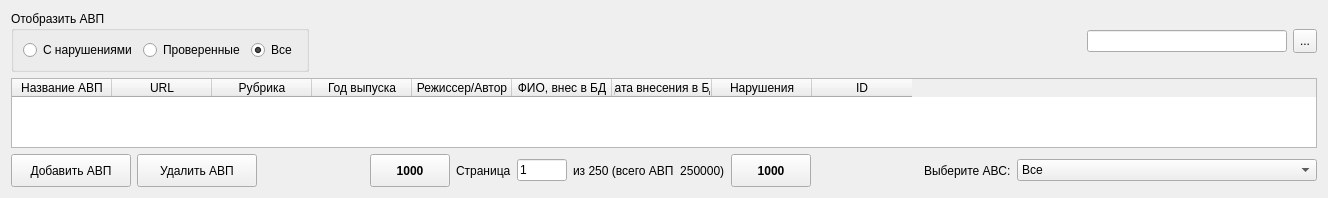
      <widget class="QWidget" name="tab">
       <attribute name="title">
        <string>Список АВП</string>
       </attribute>
       <layout class="QGridLayout" name="gridLayout">
        <item row="0" column="0">
         <layout class="QHBoxLayout" name="horizontalLayout_3">
          <item>
           <widget class="QGroupBox" name="groupBox">
            <property name="minimumSize">
             <size>
              <width>0</width>
              <height>0</height>
             </size>
            </property>
            <property name="title">
             <string>Отобразить АВП</string>
            </property>
            <property name="checkable">
             <bool>false</bool>
            </property>
            <layout class="QHBoxLayout" name="horizontalLayout_2">
             <item>
              <widget class="QRadioButton" name="radioButtonViolation">
               <property name="text">
                <string>С нарушениями</string>
               </property>
               <property name="checked">
                <bool>false</bool>
               </property>
              </widget>
             </item>
             <item>
              <widget class="QRadioButton" name="radioButtonChecked">
               <property name="text">
                <string>Проверенные</string>
               </property>
              </widget>
             </item>
             <item>
              <widget class="QRadioButton" name="radioButtonAll">
               <property name="text">
                <string>Все</string>
               </property>
               <property name="checked">
                <bool>true</bool>
               </property>
              </widget>
             </item>
            </layout>
           </widget>
          </item>
          <item>
           <spacer name="horizontalSpacer_7">
            <property name="orientation">
             <enum>Qt::Horizontal</enum>
            </property>
            <property name="sizeHint" stdset="0">
             <size>
              <width>772</width>
              <height>20</height>
             </size>
            </property>
           </spacer>
          </item>
          <item>
           <widget class="QLineEdit" name="lineEditFindString">
            <property name="sizePolicy">
             <sizepolicy hsizetype="MinimumExpanding" vsizetype="Fixed">
              <horstretch>0</horstretch>
              <verstretch>0</verstretch>
             </sizepolicy>
            </property>
            <property name="minimumSize">
             <size>
              <width>200</width>
              <height>0</height>
             </size>
            </property>
            <property name="maximumSize">
             <size>
              <width>300</width>
              <height>16777215</height>
             </size>
            </property>
            <property name="toolTip">
             <string>Поиск АВП</string>
            </property>
           </widget>
          </item>
          <item>
           <widget class="QToolButton" name="toolButton">
            <property name="minimumSize">
             <size>
              <width>24</width>
              <height>24</height>
             </size>
            </property>
            <property name="toolTip">
             <string>Поиск АВП</string>
            </property>
            <property name="text">
             <string>...</string>
            </property>
            <property name="icon">
             <iconset resource="resource.qrc">
              <normaloff>:/icons/icons/find.ico</normaloff>:/icons/icons/find.ico</iconset>
            </property>
           </widget>
          </item>
         </layout>
        </item>
        <item row="1" column="0">
         <widget class="QTableWidget" name="tableWidgetAVP">
          <property name="font">
           <font>
            <weight>50</weight>
            <bold>false</bold>
           </font>
          </property>
          <property name="sizeAdjustPolicy">
           <enum>QAbstractScrollArea::AdjustToContents</enum>
          </property>
          <property name="selectionBehavior">
           <enum>QAbstractItemView::SelectRows</enum>
          </property>
          <property name="sortingEnabled">
           <bool>true</bool>
          </property>
          <attribute name="horizontalHeaderMinimumSectionSize">
           <number>0</number>
          </attribute>
          <attribute name="verticalHeaderCascadingSectionResizes">
           <bool>false</bool>
          </attribute>
          <column>
           <property name="text">
            <string>Название АВП</string>
           </property>
          </column>
          <column>
           <property name="text">
            <string>URL</string>
           </property>
          </column>
          <column>
           <property name="text">
            <string>Рубрика</string>
           </property>
          </column>
          <column>
           <property name="text">
            <string>Год выпуска</string>
           </property>
          </column>
          <column>
           <property name="text">
            <string>Режиссер/Автор</string>
           </property>
          </column>
          <column>
           <property name="text">
            <string>ФИО, внес в БД</string>
           </property>
          </column>
          <column>
           <property name="text">
            <string>Дата внесения в БД</string>
           </property>
          </column>
          <column>
           <property name="text">
            <string>Нарушения</string>
           </property>
          </column>
          <column>
           <property name="text">
            <string>ID</string>
           </property>
          </column>
         </widget>
        </item>
        <item row="2" column="0">
         <layout class="QHBoxLayout" name="horizontalLayout_4">
          <item>
           <widget class="QPushButton" name="pushButtonAddAVP">
            <property name="minimumSize">
             <size>
              <width>120</width>
              <height>33</height>
             </size>
            </property>
            <property name="toolTip">
             <string>Добавить новую запись об АВП</string>
            </property>
            <property name="text">
             <string>Добавить АВП</string>
            </property>
            <property name="icon">
             <iconset resource="resource.qrc">
              <normaloff>:/icons/icons/add.ico</normaloff>:/icons/icons/add.ico</iconset>
            </property>
            <property name="iconSize">
             <size>
              <width>24</width>
              <height>24</height>
             </size>
            </property>
           </widget>
          </item>
          <item>
           <widget class="QPushButton" name="pushButtonDeleteAVP">
            <property name="minimumSize">
             <size>
              <width>120</width>
              <height>33</height>
             </size>
            </property>
            <property name="toolTip">
             <string>Удалить записи об АВП</string>
            </property>
            <property name="text">
             <string>Удалить АВП</string>
            </property>
            <property name="icon">
             <iconset resource="resource.qrc">
              <normaloff>:/icons/icons/delete.ico</normaloff>:/icons/icons/delete.ico</iconset>
            </property>
            <property name="iconSize">
             <size>
              <width>24</width>
              <height>24</height>
             </size>
            </property>
           </widget>
          </item>
          <item>
           <spacer name="horizontalSpacer_6">
            <property name="orientation">
             <enum>Qt::Horizontal</enum>
            </property>
            <property name="sizeHint" stdset="0">
             <size>
              <width>67</width>
              <height>20</height>
             </size>
            </property>
           </spacer>
          </item>
          <item>
           <widget class="QPushButton" name="pushButtonPreview">
            <property name="minimumSize">
             <size>
              <width>0</width>
              <height>33</height>
             </size>
            </property>
            <property name="font">
             <font>
              <weight>75</weight>
              <bold>true</bold>
             </font>
            </property>
            <property name="toolTip">
             <string>Предыдущие 1000 записей</string>
            </property>
            <property name="text">
             <string>1000</string>
            </property>
            <property name="icon">
             <iconset resource="resource.qrc">
              <normaloff>:/icons/icons/previous.ico</normaloff>:/icons/icons/previous.ico</iconset>
            </property>
            <property name="iconSize">
             <size>
              <width>24</width>
              <height>24</height>
             </size>
            </property>
           </widget>
          </item>
          <item>
           <widget class="QLabel" name="label_2">
            <property name="text">
             <string>Страница</string>
            </property>
           </widget>
          </item>
          <item>
           <widget class="QLineEdit" name="lineEditNumberPage">
            <property name="maximumSize">
             <size>
              <width>50</width>
              <height>16777215</height>
             </size>
            </property>
            <property name="inputMethodHints">
             <set>Qt::ImhNone</set>
            </property>
            <property name="text">
             <string>1</string>
            </property>
           </widget>
          </item>
          <item>
           <widget class="QLabel" name="labelCountAVP">
            <property name="text">
             <string>из 250 (всего АВП  250000)</string>
            </property>
           </widget>
          </item>
          <item>
           <widget class="QPushButton" name="pushButtonNext">
            <property name="minimumSize">
             <size>
              <width>0</width>
              <height>33</height>
             </size>
            </property>
            <property name="font">
             <font>
              <weight>75</weight>
              <bold>true</bold>
             </font>
            </property>
            <property name="toolTip">
             <string>Следующие 1000 записей</string>
            </property>
            <property name="text">
             <string>1000</string>
            </property>
            <property name="icon">
             <iconset resource="resource.qrc">
              <normaloff>:/icons/icons/next.ico</normaloff>:/icons/icons/next.ico</iconset>
            </property>
            <property name="iconSize">
             <size>
              <width>24</width>
              <height>24</height>
             </size>
            </property>
           </widget>
          </item>
          <item>
           <spacer name="horizontalSpacer_3">
            <property name="orientation">
             <enum>Qt::Horizontal</enum>
            </property>
            <property name="sizeHint" stdset="0">
             <size>
              <width>70</width>
              <height>20</height>
             </size>
            </property>
           </spacer>
          </item>
          <item>
           <widget class="QLabel" name="label_5">
            <property name="text">
             <string>Выберите АВС:</string>
            </property>
           </widget>
          </item>
          <item>
           <widget class="QComboBox" name="comboBoxAVS">
            <property name="sizePolicy">
             <sizepolicy hsizetype="Minimum" vsizetype="Fixed">
              <horstretch>0</horstretch>
              <verstretch>0</verstretch>
             </sizepolicy>
            </property>
            <property name="minimumSize">
             <size>
              <width>300</width>
              <height>0</height>
             </size>
            </property>
            <property name="maximumSize">
             <size>
              <width>3000</width>
              <height>16777215</height>
             </size>
            </property>
            <property name="toolTip">
             <string>Выберите АВС</string>
            </property>
            <item>
             <property name="text">
              <string>Все</string>
             </property>
            </item>
           </widget>
          </item>
         </layout>
        </item>
       </layout>
      </widget>
